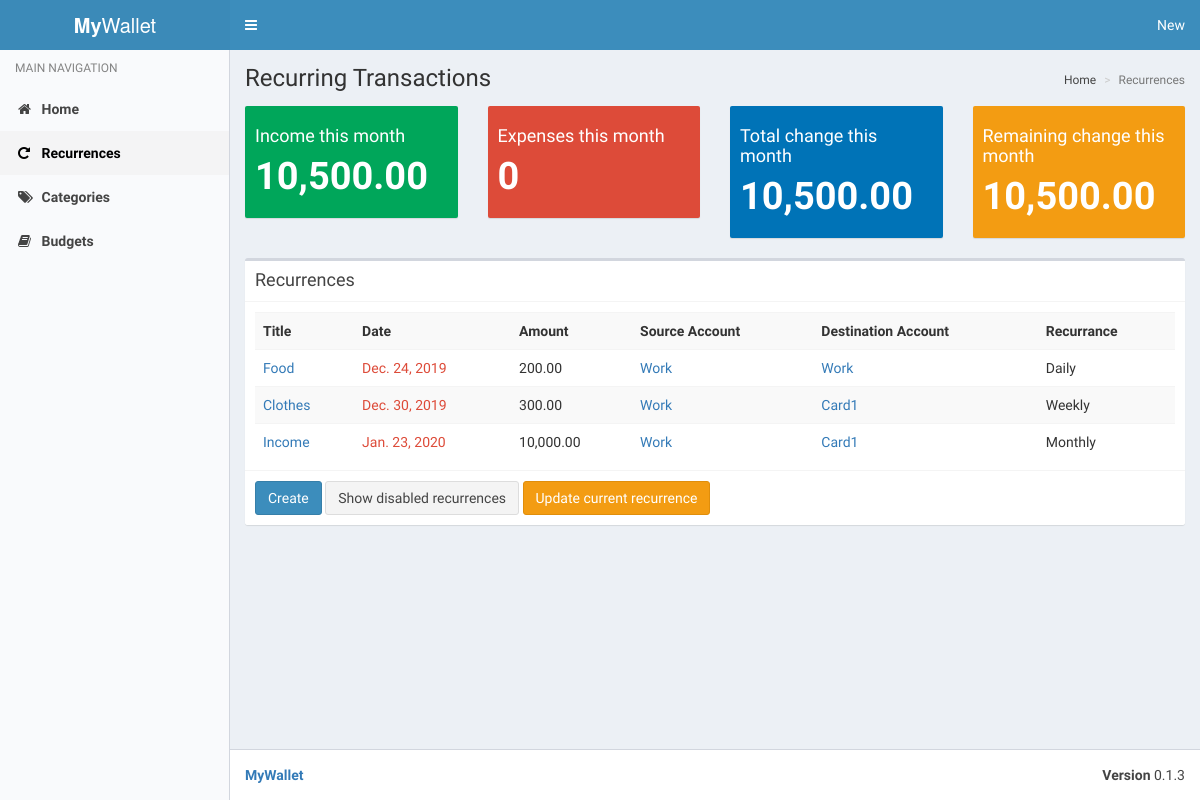
Page /recurrences/ (signed in) on the earlier database version.
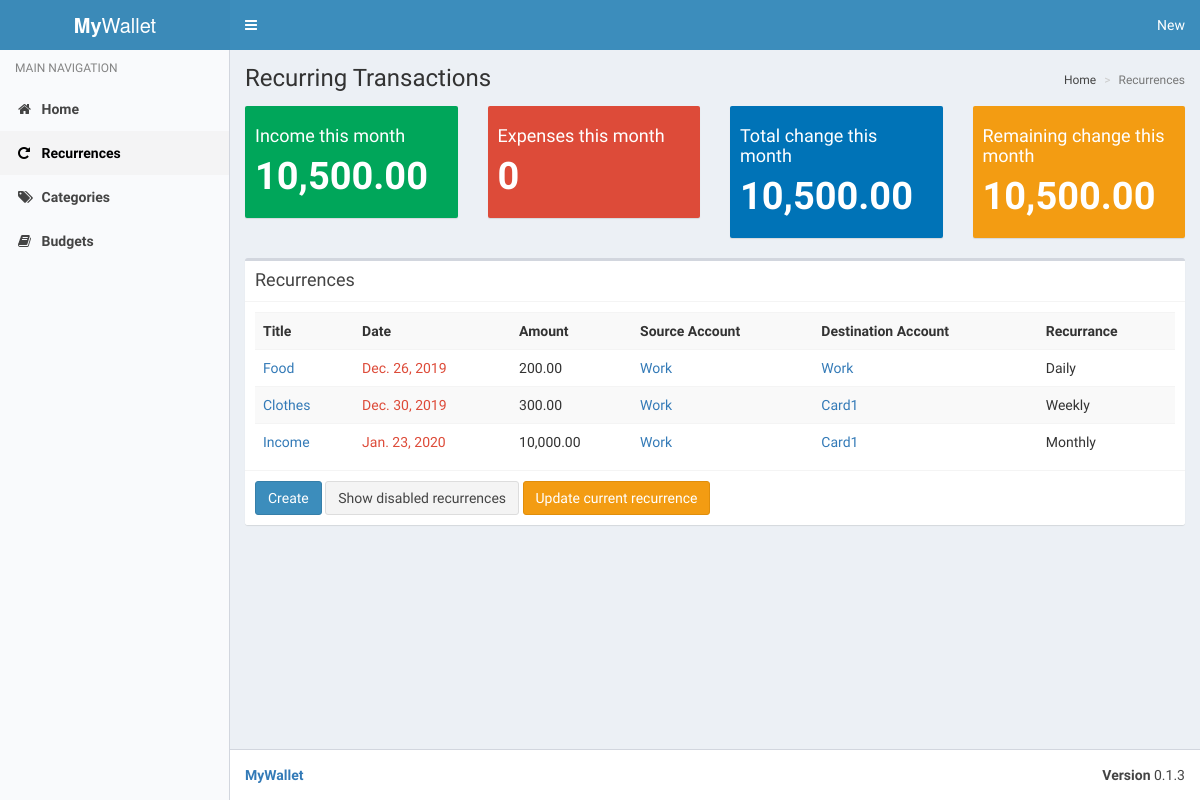
Same page on the later database version.
### MyWallet/models.py (models this page shows, shortened)
class RecurringTransaction(models.Model):
    DISABLED = 0
    MONTHLY = 1
    QUARTERLY = 2
    BIANNUALLY = 3
    ANNUALLY = 4
    WEEKLY = 5
    DAILY = 6
    RECCURENCE_OPTIONS = (
        (DISABLED, _('Disabled')),
        (DAILY, _('Daily')),
        (WEEKLY, _('Weekly')),
        (MONTHLY, _('Monthly')),
        (QUARTERLY, _('Quarterly')),
        (BIANNUALLY, _('Biannually')),
        (ANNUALLY, _('Annually'))
        )
    SAME_DAY = 0
    PREVIOUS_WEEKDAY = 1
    NEXT_WEEKDAY = 2
    SKIP = 3
    WEEKEND_SKIPPING = (
        (SKIP, _('Skip recurrence')),
        (SAME_DAY, _('Same day')),
        (PREVIOUS_WEEKDAY, _('Previous weekday')),
        (NEXT_WEEKDAY, _('Next weekday'))
    )
    class Meta:
        ordering = ['date']
    objects = RecurringTransactionManager()
    title = models.CharField(max_length=64)
    amount = models.DecimalField(max_digits=10, decimal_places=2)
    usual_month_day = models.PositiveIntegerField(default=0)
    date = models.DateField()
    src = models.ForeignKey(Account, models.CASCADE)
    dst = models.ForeignKey(Account, models.CASCADE,
                            related_name='opposing_recurring_transactions')
    interval = models.IntegerField(choices=RECCURENCE_OPTIONS)
    transaction_type = models.IntegerField(choices=Transaction.TRANSACTION_TYPES[:3])
    category = models.ForeignKey(Category, models.SET_NULL, null=True, blank=True)
    last_modified = models.DateTimeField(auto_now=True)
    multiplier = models.PositiveIntegerField(default=1)
    weekend_handling = models.IntegerField(default=SAME_DAY, choices=WEEKEND_SKIPPING)
    def get_absolute_url(self):
        return reverse('recurrence_detail', args=[self.pk])
    @property
    def is_due(self):
        return date.today() >= self.date
    @property
    def get_recurrence(self):
        for r, name in self.RECCURENCE_OPTIONS:
            if r == self.interval:
                return name
    @property
    def signed_amount(self):
        if self.transaction_type == Transaction.WITHDRAW:
            return -self.amount
        else:
            return self.amount
    @property
    def is_withdraw(self):
        return self.transaction_type == Transaction.WITHDRAW
    @property
    def is_deposit(self):
        return self.transaction_type == Transaction.DEPOSIT

class Account(models.Model):
    PERSONAL = 1
    FOREIGN = 2
    SYSTEM = 3
    ACCOUNT_TYPES = (
        (PERSONAL, _('Personal')),
        (FOREIGN, _('Foreign')),
        (SYSTEM, _('System')),
    )
    name = models.CharField(max_length=64)
    account_type = models.IntegerField(choices=ACCOUNT_TYPES, default=PERSONAL)
    active = models.BooleanField(default=True)
    last_modified = models.DateTimeField(auto_now=True)
    show_on_dashboard = models.BooleanField(default=False)
    iban = models.CharField(max_length=34, blank=True, null=True)
    objects = AccountQuerySet.as_manager()
    class Meta:
        ordering = ['-active', 'name']
        unique_together = (('name', 'account_type'),)
    def __str__(self):
        return self.name

### MyWallet/views/recurrences.py (the view)
class RecurringTransactionIndex(LoginRequiredMixin, generic.ListView):
    template_name = 'MyWallet/recurring_transactions.html'
    context_object_name = 'transactions'
    queryset = RecurringTransaction.objects.exclude(interval=RecurringTransaction.DISABLED)
    def get_context_data(self, **kwargs):
        context = super().get_context_data(**kwargs)
        context['menu'] = 'recurrences'
        income = 0
        expenses = 0
        today = date.today()
        last = last_day_of_month(today)
        remaining = 0
        for t in context['transactions']:
            if t.transaction_type == Transaction.WITHDRAW:
                expenses += t.amount
                if t.date <= last:
                    remaining -= t.amount
            else:
                income += t.amount
                if t.date <= last:
                    remaining += t.amount
        context['expenses'] = expenses
        context['income'] = income
        context['total'] = income - expenses
        context['remaining'] = remaining
        return context

### MyWallet/lib.py (called while the page is built)
def last_day_of_month(any_day):
    next_month = any_day.replace(day=28) + datetime.timedelta(days=4)
    return next_month - datetime.timedelta(days=next_month.day)

### MyWallet/templates/MyWallet/recurring_transactions.html (shortened to what this page needs)
{% extends 'MyWallet/base.html' %}
{% load i18n %}
{% load humanize %}
{% block content_header %}
<h1>{% trans 'Recurring Transactions' %}
</h1>
<ol class="breadcrumb">
  <li><a href="/">{% trans 'Home' %}</a></li>
  <li class="active">{% trans 'Recurrences' %}</li>
</ol>
{% endblock %}
{% block content %}
<div class="row">
  <div class="col-md-3">
    <div class="small-box bg-green">
      <div class="inner">
        <h4>{% trans 'Income this month' %}</h4>
        <h3>{{ income|intcomma }}</h3>
      </div>
    </div>
  </div>
  <div class="col-md-3">
    <div class="small-box bg-red">
      <div class="inner">
        <h4>{% trans 'Expenses this month' %}</h4>
        <h3>{{ expenses|intcomma }}</h3>
      </div>
    </div>
  </div>
  <div class="col-md-3">
    <div class="small-box bg-blue">
      <div class="inner">
        <h4>{% trans 'Total change this month' %}</h4>
        <h3>{{ total|intcomma }}</h3>
      </div>
    </div>
  </div>
<div class="col-md-3">
    <div class="small-box bg-yellow">
      <div class="inner">
        <h4>{% trans 'Remaining change this month' %}</h4>
        <h3>{{ remaining|intcomma }}</h3>
      </div>
    </div>
  </div>
</div>
<div class="box">
<div class="box-header with-border">
  <h3 class="box-title">{% trans 'Recurrences' %}</h3>
</div>
<div class="box-body">
<table class="table table-striped">
  <tr>
    <th>{% trans 'Title' %}</th>
    <th>{% trans 'Date' %}</th>
    <th>{% trans 'Amount' %}</th>
    <th class="hidden-xs">{% trans 'Source Account' %}</th>
    <th class="hidden-xs">{% trans 'Destination Account' %}</th>
    <th class="hidden-xs">{% trans 'Recurrance' %}</th>
  </tr>
{% for transaction in transactions %}
<tr>
  <td><a href="{{ transaction.get_absolute_url }}">{{ transaction.title }}</a></td>
  <td{% if transaction.is_due %} class="text-red"{% endif %}>{{ transaction.date }}</td>
  <td{% if transaction.is_deposit %} class="text-green"{% elif transaction.is_withdraw %} class="text-red" {% endif %}>{{ transaction.signed_amount|intcomma }}</td>
  <td class="hidden-xs"><a href="{{ transaction.src.get_absolute_url }}">{{ transaction.src }}</a></td>
  <td class="hidden-xs"><a href="{{ transaction.dst.get_absolute_url }}">{{ transaction.dst }}</a></td>
  <td class="hidden-xs">{{ transaction.get_recurrence }}</td>
{% endfor %}
</table>
</div>
<div class="box-footer">
  <a href="{% url 'recurrence_create' %}" class="btn btn-primary">{% trans 'Create' %}</a>
  <a href="{% url 'disabled_recurrences' %}" class="btn btn-default">{% trans 'Show disabled recurrences' %}</a>
  <form style="display: inline-block;" method="POST" action="{% url 'update_current_recurrences' %}">
    <button class="btn btn-warning">{% trans 'Update current recurrence' %}</button>
  </form>
</div>
</div>
{% endblock %}

Differences in the rows shown:
changed RecurringTransaction "Food": date "Dec. 24, 2019" → "Dec. 26, 2019"
